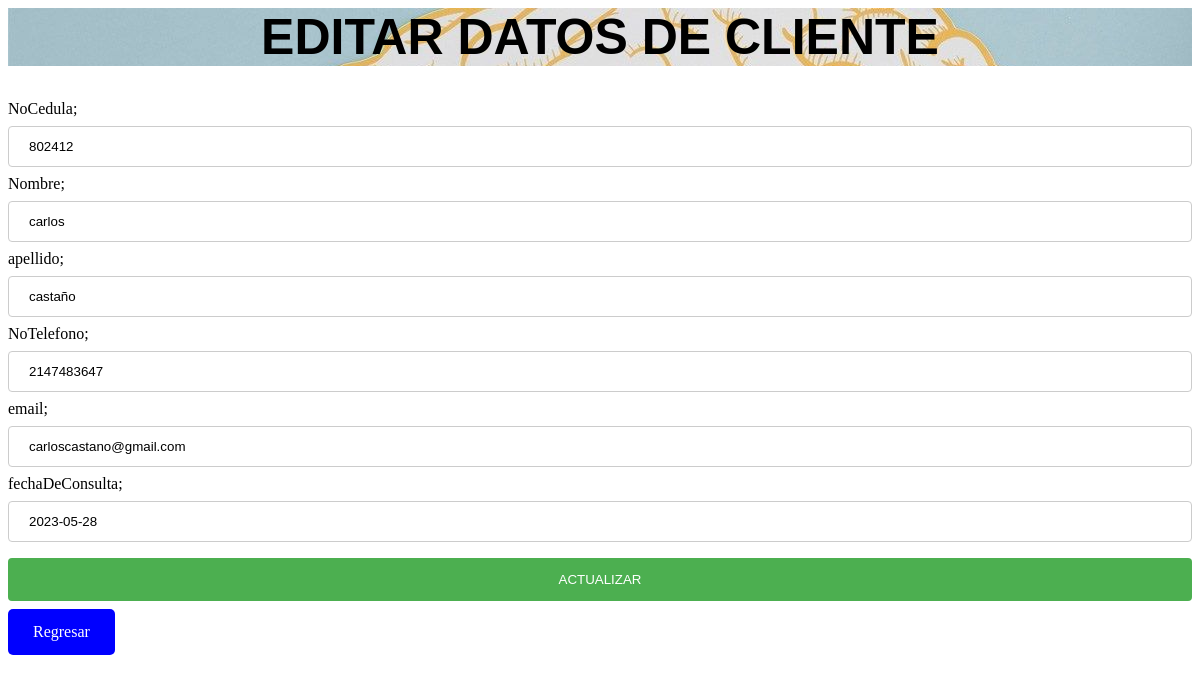
/editar.php?id=5, run on the app's committed database.
### tables this page shows
CREATE TABLE `base` (
  `id` int(100) NOT NULL,
  `NoCedula` int(20) NOT NULL,
  `nombre` varchar(30) NOT NULL,
  `apellido` varchar(30) NOT NULL,
  `NoTelefono` int(10) NOT NULL,
  `email` varchar(30) NOT NULL,
  `fechaDeConsulta` varchar(20) NOT NULL
);

### editar.php (the view, shortened to what this page needs)
<?php
    include("conexion.php");
?>
<html>
<head>
    <link rel="stylesheet" type="text/css" href="stilos.css">
</head>
<body>
    <?php
        if(isset($_POST['enviar'])){
            $id=$_POST['id'];
            $NoCedula=$_POST['NoCedula'];
            $nombre=$_POST['nombre'];
            $apellido=$_POST['apellido'];
            $NoTelefono=$_POST['NoTelefono'];
            $email=$_POST['email'];
            $fechaDeConsulta=$_POST['fechaDeConsulta'];
            $sql="update base set NoCedula='".$NoCedula."',nombre='".$nombre."',apellido='".$apellido."',NoTelefono='".$NoTelefono."',email='".$email.'",fechaDeConsulta="'.$fechaDeConsulta."' where id='".$id."'";
            $resultado=mysqli_query($conexion,$sql);
            if ($resultado){
                echo"<script language='JavaScript'>
                    alert('los datos se actualizaron correctamente');
                    location.assign('index.php');
                    </script>";
                }else{
                    echo"<script language='JavaScript'>
                    alert('los datos NO se actualizaron correctamente');
                    location.assign('index.php');
                    </script>";
                }
        }else{
            $id=$_GET['id'];
            $sql="select * from base where id='".$id."'";
            $resultado=mysqli_query($conexion,$sql);
            $fila=mysqli_fetch_assoc($resultado);
            $NoCedula=$fila["NoCedula"];
            $nombre=$fila["nombre"];
            $apellido=$fila["apellido"];
            $NoTelefono=$fila["NoTelefono"];
            $email=$fila["email"];
            $fechaDeConsulta=$fila["fechaDeConsulta"];
        }
    ?>
    <h1>EDITAR DATOS DE CLIENTE</h1>
    <form action="<?=$_SERVER['PHP_SELF'] ?>" method="post">
        <label>NoCedula;</label>
        <input type="text" name="NoCedula" value="<?php echo $NoCedula; ?>"> <br>
        <label>Nombre;</label>
        <input type="text" name="nombre" value="<?php echo $nombre; ?>"> <br>
        <label>apellido;</label>
        <input type="text" name="apellido" value="<?php echo $apellido; ?>"> <br>
        <label>NoTelefono;</label>
        <input type="text" name="NoTelefono" value="<?php echo $NoTelefono; ?>"> <br>
        <label>email;</label>
        <input type="text" name="email" value="<?php echo $email; ?>"> <br>
        <label>fechaDeConsulta;</label>
        <input type="text" name="fechaDeConsulta" value="<?php echo $fechaDeConsulta; ?>"> <br>
        <input type="submit" name="enviar" value="ACTUALIZAR">
        <a href="index.php">Regresar</a>
    </form>
</body>
</html>

### stilos.css (style rules this page uses)
a:link, a:visited { background-color: blue; color: white; padding: 14px 25px; text-align: center; text-decoration: none; display: inline-block; border-radius: 5px; }
h1 { font-size: 50px; font-family: 'Lucida Sans', 'Lucida Sans Regular', 'Lucida Grande', 'Lucida Sans Unicode', Geneva, Verdana, sans-serif; text-align: center; background-image:url(imagen\ psicologia.jpg); }
input[type=text], select { width: 100%; padding: 12px 20px; margin: 8px 0px; display: inline-block; border: 1px solid #ccc; border-radius: 4px; box-sizing: border-box; }
input[type=submit] { width: 100%; background-color: #4caf50; color: white; padding: 14px 20px; margin: 8px 0; border: none; border-radius: 4px; cursor: pointer; }

### data on the page
base: NoCedula "802412", nombre "carlos", apellido "castaño", NoTelefono "2147483647", email "carloscastano@gmail.com", fechaDeConsulta "2023-05-28"
